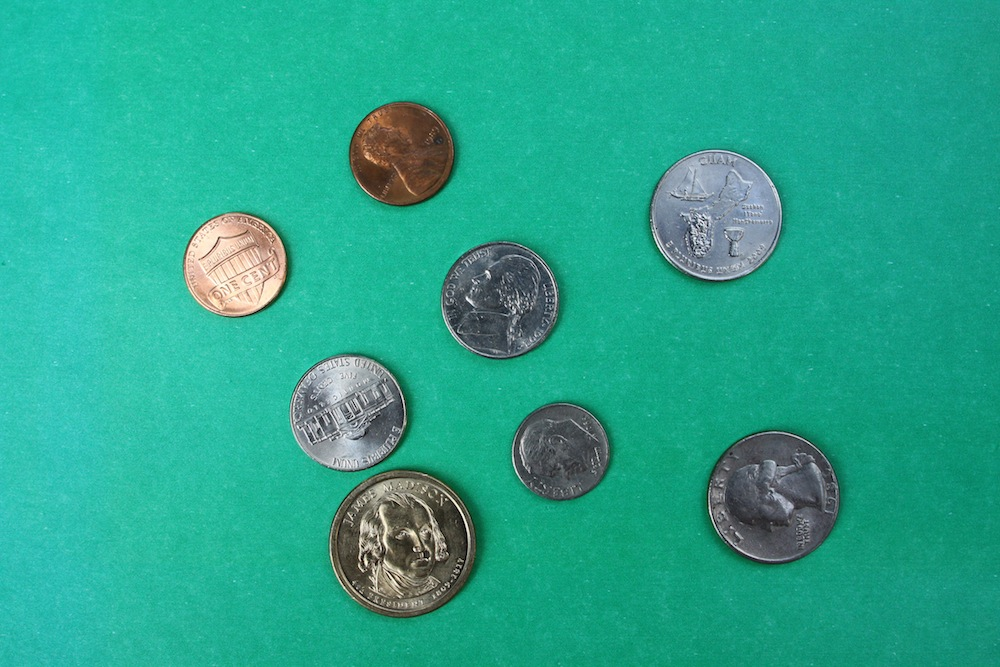
#> input picture TestImages/Coins2.jpg, 1000 x 667 px
$ python 4milestone1.py   (Python 2 division)
#> lines starting #> are read from the running program, lines starting #| are printed output that depends on the picture; after the words box and inside, x2 and y2 are one past the last pixel; in counts of white or black regions, pixels touching at a corner belong together

import cv2
import numpy

# Coins2.jpg detection

img = cv2.imread('../TestImages/Coins2.jpg')
#> img is the input picture: shape (667, 1000, 3); mean B, G, R 140.5, 165.1, 40.2
gray = cv2.cvtColor(img,cv2.COLOR_BGR2GRAY)
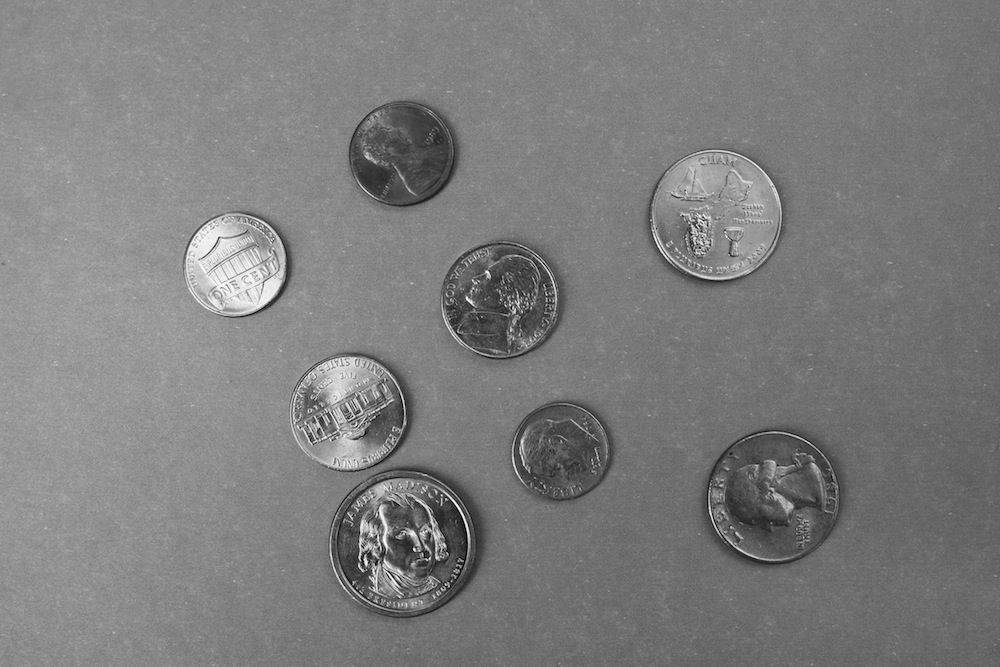
#> gray: shape (667, 1000); min 0, max 254, mean 124.9
blurred = cv2.medianBlur(gray, 7)
blurred = cv2.addWeighted(gray,3,blurred,-2,0)
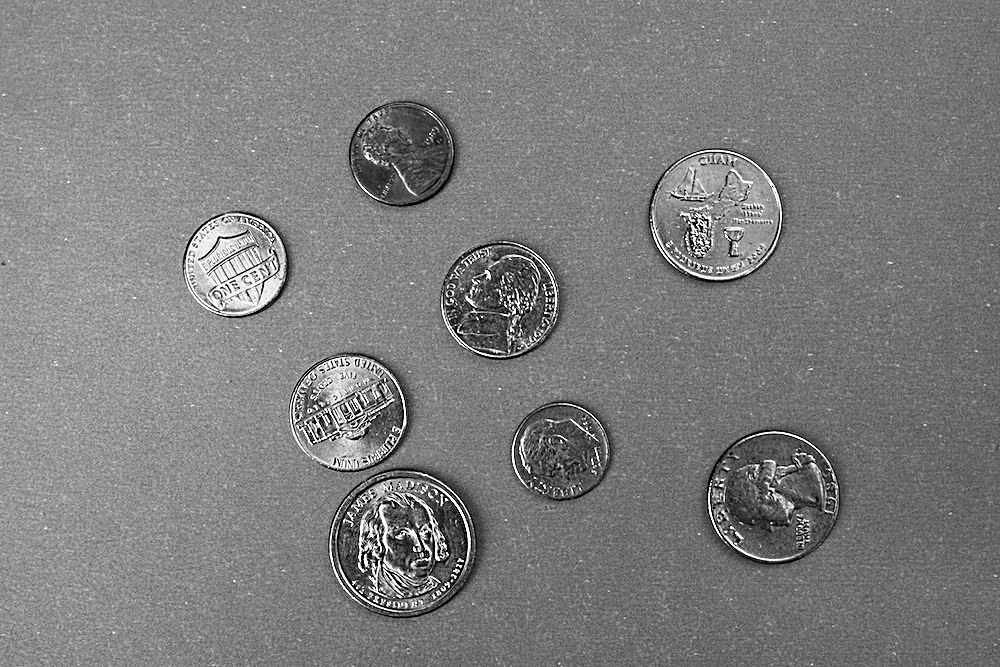
#> blurred: shape (667, 1000); min 0, max 255, mean 125.4

circles = cv2.HoughCircles(gray,cv2.HOUGH_GRADIENT,1,100, param1=30,param2=50,minRadius=50,maxRadius=75)
#> circles = [[401.5, 543.5, 65.6], [715.5, 216.5, 65.6], [772.5, 496.5, 63.4], [395.5, 137.5, 74.4], [497.5, 294.5, 74.4], [233.5, 260.5, 74.4], [358.5, 407.5, 74.4], [570.5, 457.5, 74.4]]

if len(circles) >=1:
	for circleSet in circles:
		for i in circleSet:
			cv2.circle(blurred,(i[0],i[1]),i[2],(0,255,0),2)
			cv2.circle(blurred,(i[0],i[1]),1,(0,0,255),3)
#> this loop made 1 pass
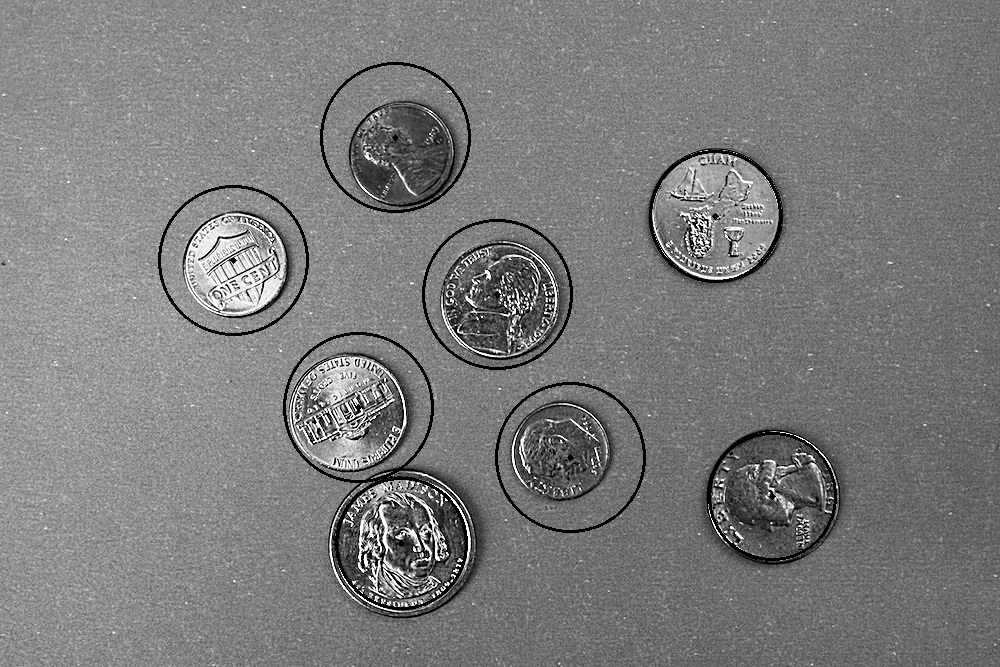
#> blurred: shape (667, 1000); 1.49% of pixels changed, all inside (x1, y1, x2, y2) = (158, 62, 837, 610)
else:
	print "No circles"

cv2.imshow('detected circles',blurred)
'''

# Coins1.jpg detection
img = cv2.imread('../TestImages/Coins1.jpg')
gray = cv2.cvtColor(img,cv2.COLOR_BGR2GRAY)
blurred = cv2.medianBlur(gray, 7)
blurred = cv2.addWeighted(gray,3,blurred,-2,0)

circles = cv2.HoughCircles(gray,cv2.HOUGH_GRADIENT,1,70, param1=50,param2=30,minRadius=34,maxRadius=55)

if len(circles) >=1:
	for circleSet in circles:
		for i in circleSet:
			cv2.circle(blurred,(i[0],i[1]),i[2],(0,255,0),2)
			cv2.circle(blurred,(i[0],i[1]),1,(0,0,255),3)
else:
	print "No circles"

cv2.imshow('detected circles',blurred)
'''

cv2.waitKey(0)
cv2.destroyAllWindows()

$ run again, with TestImages/Coins1.jpg copied over TestImages/Coins2.jpg
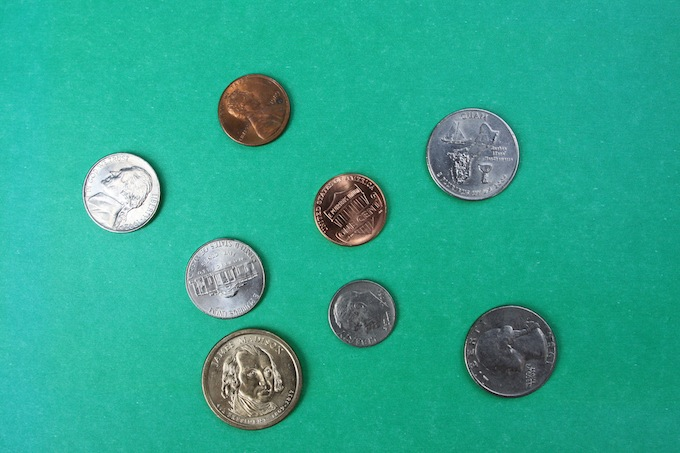
#> input picture TestImages/Coins1.jpg, 680 x 453 px
#> img is the input picture: shape (453, 680, 3); mean B, G, R 143.4, 166.8, 44.8
#> `blurred = cv2.addWeighted(gray,3,blurred,-2,0)`:
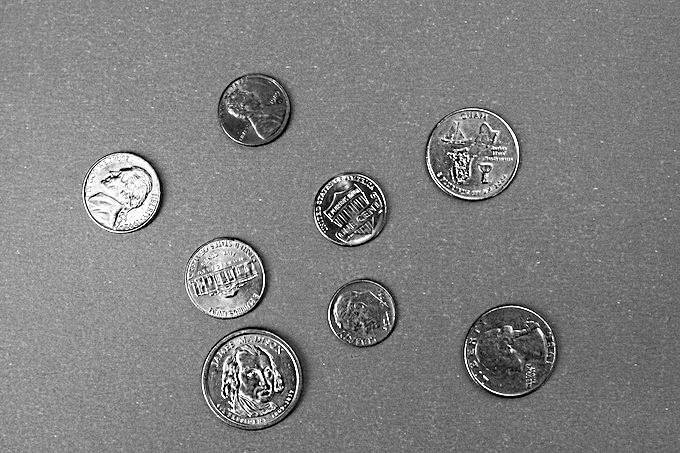
#> blurred: shape (453, 680); min 0, max 255, mean 128
#> circles = [[257.5, 379.5, 72.2]]
#> the loop `for circleSet in circles:` made 1 pass
#> after the loop `for circleSet in circles:`:
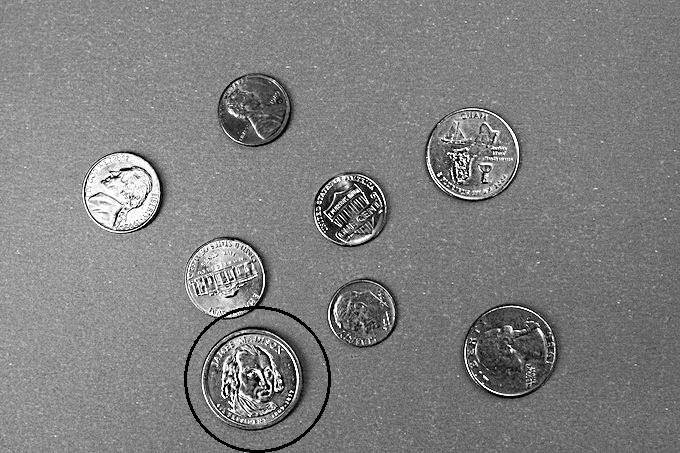
#> blurred: shape (453, 680); 0.45% of pixels changed, all inside (x1, y1, x2, y2) = (184, 306, 331, 453)
